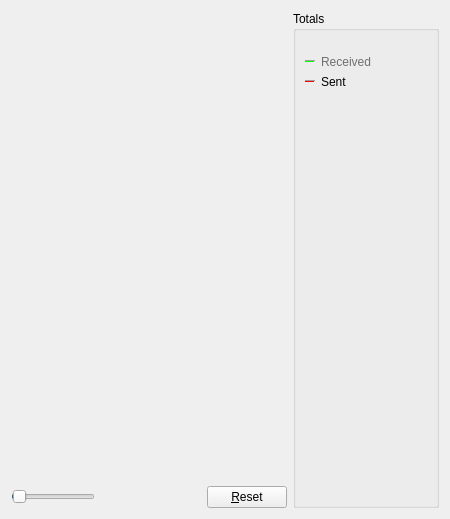
        <widget class="QWidget" name="tab_nettraffic">
         <attribute name="title">
          <string>&amp;Network Traffic</string>
         </attribute>
         <layout class="QHBoxLayout" name="horizontalLayout_3">
          <item>
           <layout class="QVBoxLayout" name="verticalLayout_4">
            <item>
             <widget class="TrafficGraphWidget" name="trafficGraph" native="true">
              <property name="sizePolicy">
               <sizepolicy hsizetype="Expanding" vsizetype="Expanding">
                <horstretch>0</horstretch>
                <verstretch>0</verstretch>
               </sizepolicy>
              </property>
             </widget>
            </item>
            <item>
             <layout class="QHBoxLayout" name="horizontalLayout_2">
              <item>
               <widget class="QSlider" name="sldGraphRange">
                <property name="minimum">
                 <number>1</number>
                </property>
                <property name="maximum">
                 <number>288</number>
                </property>
                <property name="pageStep">
                 <number>12</number>
                </property>
                <property name="value">
                 <number>6</number>
                </property>
                <property name="orientation">
                 <enum>Qt::Horizontal</enum>
                </property>
               </widget>
              </item>
              <item>
               <widget class="QLabel" name="lblGraphRange">
                <property name="minimumSize">
                 <size>
                  <width>100</width>
                  <height>0</height>
                 </size>
                </property>
                <property name="alignment">
                 <set>Qt::AlignCenter</set>
                </property>
               </widget>
              </item>
              <item>
               <widget class="QPushButton" name="btnClearTrafficGraph">
                <property name="text">
                 <string>&amp;Reset</string>
                </property>
                <property name="autoDefault">
                 <bool>false</bool>
                </property>
               </widget>
              </item>
             </layout>
            </item>
           </layout>
          </item>
          <item>
           <layout class="QVBoxLayout" name="verticalLayout">
            <property name="spacing">
             <number>0</number>
            </property>
            <item>
             <widget class="QGroupBox" name="groupBox">
              <property name="title">
               <string>Totals</string>
              </property>
              <layout class="QVBoxLayout" name="verticalLayout_5">
               <item>
                <layout class="QHBoxLayout" name="horizontalLayout_4">
                 <property name="topMargin">
                  <number>15</number>
                 </property>
                 <item>
                  <widget class="Line" name="line">
                   <property name="sizePolicy">
                    <sizepolicy hsizetype="Fixed" vsizetype="Fixed">
                     <horstretch>0</horstretch>
                     <verstretch>0</verstretch>
                    </sizepolicy>
                   </property>
                   <property name="minimumSize">
                    <size>
                     <width>10</width>
                     <height>0</height>
                    </size>
                   </property>
                   <property name="palette">
                    <palette>
                     <active>
                      <colorrole role="WindowText">
                       <brush brushstyle="SolidPattern">
                        <color alpha="255">
                         <red>112</red>
                         <green>112</green>
                         <blue>112</blue>
                        </color>
                       </brush>
                      </colorrole>
                      <colorrole role="Button">
                       <brush brushstyle="SolidPattern">
                        <color alpha="255">
                         <red>255</red>
                         <green>255</green>
                         <blue>255</blue>
                        </color>
                       </brush>
                      </colorrole>
                      <colorrole role="Light">
                       <brush brushstyle="SolidPattern">
                        <color alpha="255">
                         <red>0</red>
                         <green>255</green>
                         <blue>0</blue>
                        </color>
                       </brush>
                      </colorrole>
                      <colorrole role="Text">
                       <brush brushstyle="SolidPattern">
                        <color alpha="255">
                         <red>112</red>
                         <green>112</green>
                         <blue>112</blue>
                        </color>
                       </brush>
                      </colorrole>
                      <colorrole role="ButtonText">
                       <brush brushstyle="SolidPattern">
                        <color alpha="255">
                         <red>112</red>
                         <green>112</green>
                         <blue>112</blue>
                        </color>
                       </brush>
                      </colorrole>
                      <colorrole role="Base">
                       <brush brushstyle="SolidPattern">
                        <color alpha="255">
                         <red>255</red>
                         <green>255</green>
                         <blue>255</blue>
                        </color>
                       </brush>
                      </colorrole>
                      <colorrole role="Window">
                       <brush brushstyle="SolidPattern">
                        <color alpha="255">
                         <red>255</red>
                         <green>255</green>
                         <blue>255</blue>
                        </color>
                       </brush>
                      </colorrole>
                     </active>
                     <inactive>
                      <colorrole role="WindowText">
                       <brush brushstyle="SolidPattern">
                        <color alpha="255">
                         <red>112</red>
                         <green>112</green>
                         <blue>112</blue>
                        </color>
                       </brush>
                      </colorrole>
                      <colorrole role="Button">
                       <brush brushstyle="SolidPattern">
                        <color alpha="255">
                         <red>255</red>
                         <green>255</green>
                         <blue>255</blue>
                        </color>
                       </brush>
                      </colorrole>
                      <colorrole role="Light">
                       <brush brushstyle="SolidPattern">
                        <color alpha="255">
                         <red>0</red>
                         <green>255</green>
                         <blue>0</blue>
                        </color>
                       </brush>
                      </colorrole>
                      <colorrole role="Text">
                       <brush brushstyle="SolidPattern">
                        <color alpha="255">
                         <red>112</red>
                         <green>112</green>
                         <blue>112</blue>
                        </color>
                       </brush>
                      </colorrole>
                      <colorrole role="ButtonText">
                       <brush brushstyle="SolidPattern">
                        <color alpha="255">
                         <red>112</red>
                         <green>112</green>
                         <blue>112</blue>
                        </color>
                       </brush>
                      </colorrole>
                      <colorrole role="Base">
                       <brush brushstyle="SolidPattern">
                        <color alpha="255">
                         <red>255</red>
                         <green>255</green>
                         <blue>255</blue>
                        </color>
                       </brush>
                      </colorrole>
                      <colorrole role="Window">
                       <brush brushstyle="SolidPattern">
                        <color alpha="255">
                         <red>255</red>
                         <green>255</green>
                         <blue>255</blue>
                        </color>
                       </brush>
                      </colorrole>
                     </inactive>
                     <disabled>
                      <colorrole role="WindowText">
                       <brush brushstyle="SolidPattern">
                        <color alpha="255">
                         <red>112</red>
                         <green>112</green>
                         <blue>112</blue>
                        </color>
                       </brush>
                      </colorrole>
                      <colorrole role="Button">
                       <brush brushstyle="SolidPattern">
                        <color alpha="255">
                         <red>255</red>
                         <green>255</green>
                         <blue>255</blue>
                        </color>
                       </brush>
                      </colorrole>
                      <colorrole role="Light">
                       <brush brushstyle="SolidPattern">
                        <color alpha="255">
                         <red>0</red>
                         <green>255</green>
                         <blue>0</blue>
                        </color>
                       </brush>
                      </colorrole>
                      <colorrole role="Text">
                       <brush brushstyle="SolidPattern">
                        <color alpha="255">
                         <red>112</red>
                         <green>112</green>
                         <blue>112</blue>
                        </color>
                       </brush>
                      </colorrole>
                      <colorrole role="ButtonText">
                       <brush brushstyle="SolidPattern">
                        <color alpha="255">
                         <red>112</red>
                         <green>112</green>
                         <blue>112</blue>
                        </color>
                       </brush>
                      </colorrole>
                      <colorrole role="Base">
                       <brush brushstyle="SolidPattern">
                        <color alpha="255">
                         <red>255</red>
                         <green>255</green>
                         <blue>255</blue>
                        </color>
                       </brush>
                      </colorrole>
                      <colorrole role="Window">
                       <brush brushstyle="SolidPattern">
                        <color alpha="255">
                         <red>255</red>
                         <green>255</green>
                         <blue>255</blue>
                        </color>
                       </brush>
                      </colorrole>
                     </disabled>
                    </palette>
                   </property>
                   <property name="orientation">
                    <enum>Qt::Horizontal</enum>
                   </property>
                  </widget>
                 </item>
                 <item>
                  <widget class="QLabel" name="label_16">
                   <property name="styleSheet">
                    <string notr="true">
color:#707070;
font-size:13.5px;</string>
                   </property>
                   <property name="text">
                    <string>Received</string>
                   </property>
                  </widget>
                 </item>
                 <item>
                  <widget class="QLabel" name="lblBytesIn">
                   <property name="minimumSize">
                    <size>
                     <width>50</width>
                     <height>0</height>
                    </size>
                   </property>
                   <property name="alignment">
                    <set>Qt::AlignRight|Qt::AlignTrailing|Qt::AlignVCenter</set>
                   </property>
                  </widget>
                 </item>
                </layout>
               </item>
               <item>
                <layout class="QHBoxLayout" name="horizontalLayout_5">
                 <item>
                  <widget class="Line" name="line_2">
                   <property name="sizePolicy">
                    <sizepolicy hsizetype="Fixed" vsizetype="Fixed">
                     <horstretch>0</horstretch>
                     <verstretch>0</verstretch>
                    </sizepolicy>
                   </property>
                   <property name="minimumSize">
                    <size>
                     <width>10</width>
                     <height>0</height>
                    </size>
                   </property>
                   <property name="palette">
                    <palette>
                     <active>
                      <colorrole role="WindowText">
                       <brush brushstyle="SolidPattern">
                        <color alpha="255">
                         <red>112</red>
                         <green>112</green>
                         <blue>112</blue>
                        </color>
                       </brush>
                      </colorrole>
                      <colorrole role="Button">
                       <brush brushstyle="SolidPattern">
                        <color alpha="255">
                         <red>255</red>
                         <green>255</green>
                         <blue>255</blue>
                        </color>
                       </brush>
                      </colorrole>
                      <colorrole role="Light">
                       <brush brushstyle="SolidPattern">
                        <color alpha="255">
                         <red>255</red>
                         <green>0</green>
                         <blue>0</blue>
                        </color>
                       </brush>
                      </colorrole>
                      <colorrole role="Text">
                       <brush brushstyle="SolidPattern">
                        <color alpha="255">
                         <red>112</red>
                         <green>112</green>
                         <blue>112</blue>
                        </color>
                       </brush>
                      </colorrole>
                      <colorrole role="ButtonText">
                       <brush brushstyle="SolidPattern">
                        <color alpha="255">
                         <red>112</red>
                         <green>112</green>
                         <blue>112</blue>
                        </color>
                       </brush>
                      </colorrole>
                      <colorrole role="Base">
                       <brush brushstyle="SolidPattern">
                        <color alpha="255">
                         <red>255</red>
                         <green>255</green>
                         <blue>255</blue>
                        </color>
                       </brush>
                      </colorrole>
                      <colorrole role="Window">
                       <brush brushstyle="SolidPattern">
                        <color alpha="255">
                         <red>255</red>
                         <green>255</green>
                         <blue>255</blue>
                        </color>
                       </brush>
                      </colorrole>
                     </active>
                     <inactive>
                      <colorrole role="WindowText">
                       <brush brushstyle="SolidPattern">
                        <color alpha="255">
                         <red>112</red>
                         <green>112</green>
                         <blue>112</blue>
                        </color>
                       </brush>
                      </colorrole>
                      <colorrole role="Button">
                       <brush brushstyle="SolidPattern">
                        <color alpha="255">
                         <red>255</red>
                         <green>255</green>
                         <blue>255</blue>
                        </color>
                       </brush>
                      </colorrole>
                      <colorrole role="Light">
                       <brush brushstyle="SolidPattern">
                        <color alpha="255">
                         <red>255</red>
                         <green>0</green>
                         <blue>0</blue>
                        </color>
                       </brush>
                      </colorrole>
                      <colorrole role="Text">
                       <brush brushstyle="SolidPattern">
                        <color alpha="255">
                         <red>112</red>
                         <green>112</green>
                         <blue>112</blue>
                        </color>
                       </brush>
                      </colorrole>
                      <colorrole role="ButtonText">
                       <brush brushstyle="SolidPattern">
                        <color alpha="255">
                         <red>112</red>
                         <green>112</green>
                         <blue>112</blue>
                        </color>
                       </brush>
                      </colorrole>
                      <colorrole role="Base">
                       <brush brushstyle="SolidPattern">
                        <color alpha="255">
                         <red>255</red>
                         <green>255</green>
                         <blue>255</blue>
                        </color>
                       </brush>
                      </colorrole>
                      <colorrole role="Window">
                       <brush brushstyle="SolidPattern">
                        <color alpha="255">
                         <red>255</red>
                         <green>255</green>
                         <blue>255</blue>
                        </color>
                       </brush>
                      </colorrole>
                     </inactive>
                     <disabled>
                      <colorrole role="WindowText">
                       <brush brushstyle="SolidPattern">
                        <color alpha="255">
                         <red>112</red>
                         <green>112</green>
                         <blue>112</blue>
                        </color>
                       </brush>
                      </colorrole>
                      <colorrole role="Button">
                       <brush brushstyle="SolidPattern">
                        <color alpha="255">
                         <red>255</red>
                         <green>255</green>
                         <blue>255</blue>
                        </color>
                       </brush>
                      </colorrole>
                      <colorrole role="Light">
                       <brush brushstyle="SolidPattern">
                        <color alpha="255">
                         <red>255</red>
                         <green>0</green>
                         <blue>0</blue>
                        </color>
                       </brush>
                      </colorrole>
                      <colorrole role="Text">
                       <brush brushstyle="SolidPattern">
                        <color alpha="255">
                         <red>112</red>
                         <green>112</green>
                         <blue>112</blue>
                        </color>
                       </brush>
                      </colorrole>
                      <colorrole role="ButtonText">
                       <brush brushstyle="SolidPattern">
                        <color alpha="255">
                         <red>112</red>
                         <green>112</green>
                         <blue>112</blue>
                        </color>
                       </brush>
                      </colorrole>
                      <colorrole role="Base">
                       <brush brushstyle="SolidPattern">
                        <color alpha="255">
                         <red>255</red>
                         <green>255</green>
                         <blue>255</blue>
                        </color>
                       </brush>
                      </colorrole>
                      <colorrole role="Window">
                       <brush brushstyle="SolidPattern">
                        <color alpha="255">
                         <red>255</red>
                         <green>255</green>
                         <blue>255</blue>
                        </color>
                       </brush>
                      </colorrole>
                     </disabled>
                    </palette>
                   </property>
                   <property name="orientation">
                    <enum>Qt::Horizontal</enum>
                   </property>
                  </widget>
                 </item>
                 <item>
                  <widget class="QLabel" name="label_17">
                   <property name="text">
                    <string>Sent</string>
                   </property>
                  </widget>
                 </item>
                 <item>
                  <widget class="QLabel" name="lblBytesOut">
                   <property name="minimumSize">
                    <size>
                     <width>50</width>
                     <height>0</height>
                    </size>
                   </property>
                   <property name="alignment">
                    <set>Qt::AlignRight|Qt::AlignTrailing|Qt::AlignVCenter</set>
                   </property>
                  </widget>
                 </item>
                </layout>
               </item>
               <item>
                <spacer name="verticalSpacer_4">
                 <property name="orientation">
                  <enum>Qt::Vertical</enum>
                 </property>
                 <property name="sizeHint" stdset="0">
                  <size>
                   <width>20</width>
                   <height>407</height>
                  </size>
                 </property>
                </spacer>
               </item>
              </layout>
             </widget>
            </item>
           </layout>
          </item>
         </layout>
        </widget>
